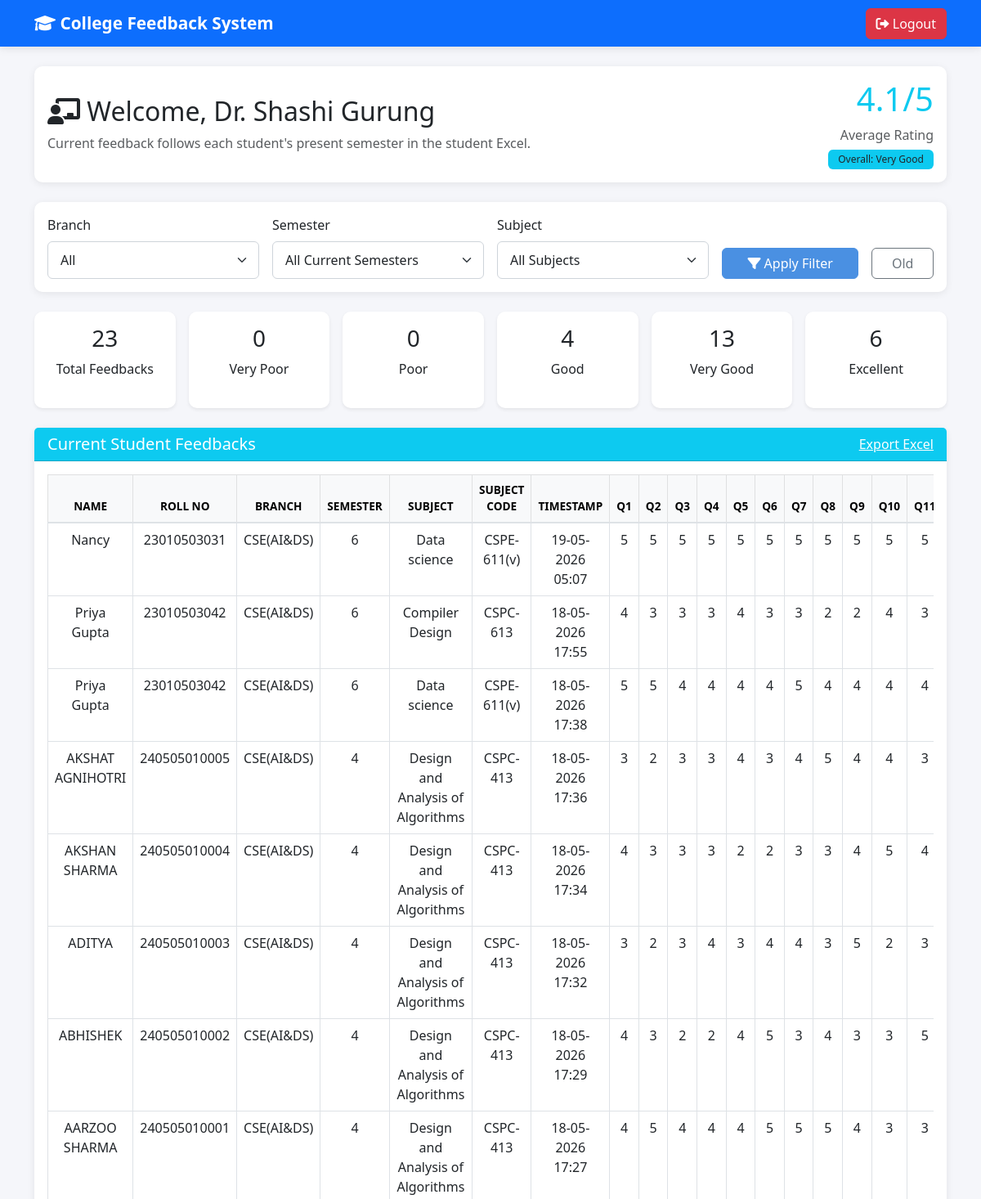
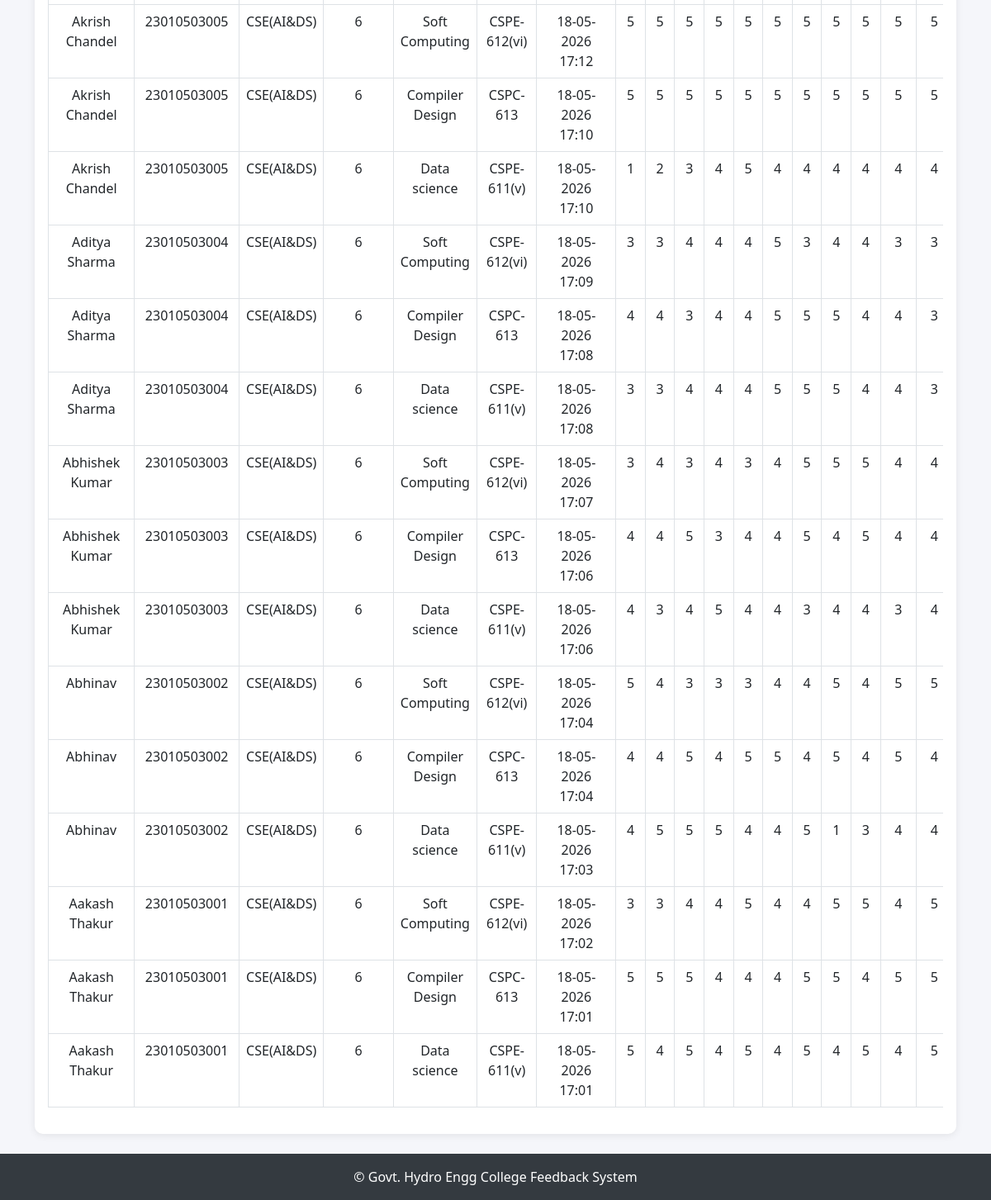
Page /teacher (signed in) on the committed database (2 pictures, top to bottom).
### models.py (models this page shows, shortened)
class User(db.Model, UserMixin):
    __tablename__ = 'users'
    id = db.Column(db.Integer, primary_key=True)
    username = db.Column(db.String(80), unique=True, nullable=False)
    password = db.Column(db.String(200), nullable=False)
    plain_password = db.Column(db.String(200))
    email = db.Column(db.String(120), nullable=False)
    role = db.Column(db.String(20), nullable=False)  # student, teacher, admin
    sub_role = db.Column(db.String(20), nullable=True)  # superadmin / branchadmin
    name = db.Column(db.String(100), nullable=False)
    branch = db.Column(db.String(50))  # CSE-AI&DS, Civil, Electrical
    semester = db.Column(db.Integer, default=1)
    imported_file_id = db.Column(db.Integer, db.ForeignKey('uploaded_file.id'))
    academic_year = db.Column(db.String(20))
    roll_number = db.Column(db.String(20))
    subject = db.Column(db.String(100))
    created_at = db.Column(db.DateTime, default=datetime.utcnow)
    feedbacks_given = db.relationship('Feedback',
                                      foreign_keys='Feedback.student_id',
                                      backref='student_user',
                                      lazy=True)
    feedbacks_received = db.relationship('Feedback',
                                         foreign_keys='Feedback.teacher_id',
                                         backref='teacher_user',
                                         lazy=True)
    uploaded_file = db.relationship('UploadedFile',
                                    foreign_keys='UploadedFile.uploaded_by',
                                     backref='uploader',
                                    lazy=True)

class Feedback(db.Model):
    __tablename__ = 'feedbacks'
    id = db.Column(db.Integer, primary_key=True)
    student_id = db.Column(db.Integer, db.ForeignKey('users.id'), nullable=False)
    teacher_id = db.Column(db.Integer, db.ForeignKey('users.id'), nullable=False)
    subject = db.Column(db.String(100))
    q1 = db.Column(db.Integer, nullable=False)
    q2 = db.Column(db.Integer, nullable=False)
    q3 = db.Column(db.Integer, nullable=False)
    q4 = db.Column(db.Integer, nullable=False)
    q5 = db.Column(db.Integer, nullable=False)
    q6 = db.Column(db.Integer, nullable=False)
    q7 = db.Column(db.Integer, nullable=False)
    q8 = db.Column(db.Integer, nullable=False)
    q9 = db.Column(db.Integer, nullable=False)
    q10 = db.Column(db.Integer, nullable=False)
    q11 = db.Column(db.Integer, nullable=False)
    q12 = db.Column(db.Integer, nullable=False)
    total = db.Column(db.Integer, nullable=False)
    semester = db.Column(db.Integer, nullable=False)
    academic_year = db.Column(db.String(20), nullable=False)
    created_at = db.Column(db.DateTime, default=datetime.utcnow)
    hidden_from_admin_previous = db.Column(db.Boolean, default=False)
    hidden_from_teacher_old = db.Column(db.Boolean, default=False)
    __table_args__ = (
    db.UniqueConstraint('student_id', 'teacher_id', 'subject', 'semester', name='unique_feedback'),
)
    student = db.relationship('User', foreign_keys=[student_id], backref='student_feedbacks')
    teacher = db.relationship('User', foreign_keys=[teacher_id], backref='teacher_feedbacks')

### app.py (the view)
@app.route('/teacher')
@login_required
def teacher_dashboard():
    role = (getattr(current_user, 'role', None) or '').strip().lower()
    if role != 'teacher':
        return redirect(url_for('home'))
    selected_branch = request.args.get('branch', '')
    selected_semester = request.args.get('semester', '')
    selected_subject = request.args.get('subject', '')
    base_query = Feedback.query.join(User, Feedback.student_id == User.id).filter(
        Feedback.teacher_id == current_user.id,
        Feedback.semester == User.semester
    )
    semester_rows = base_query.with_entities(Feedback.semester).distinct().order_by(Feedback.semester).all()
    current_semesters = [row[0] for row in semester_rows]
    query = base_query
    if selected_branch:
        query = query.filter(User.branch == selected_branch)
    if selected_semester:
        query = query.filter(Feedback.semester == int(selected_semester))
    if selected_subject:
        query = query.filter(Feedback.subject == selected_subject)
    feedbacks = attach_subject_codes(query.order_by(Feedback.created_at.desc()).all())
    total = len(feedbacks)
    avg = sum((f.total / 12) for f in feedbacks) / total if total else 0
    excellent = sum(1 for f in feedbacks if (f.total / 12) >= 4.5)
    very_good = sum(1 for f in feedbacks if 3.5 <= (f.total / 12) < 4.5)
    good = sum(1 for f in feedbacks if 2.5 <= (f.total / 12) < 3.5)
    poor = sum(1 for f in feedbacks if 1.5 <= (f.total / 12) < 2.5)
    very_poor = sum(1 for f in feedbacks if (f.total / 12) < 1.5)
    teacher_subjects = TeacherSubject.query.filter_by(teacher_id=current_user.id).all()
    return render_template(
        'teacher/teacher_dashboard.html',
        feedbacks=feedbacks,
        total_feedbacks=total,
        average_rating=round(avg, 1),
        average_rating_label=rating_label(avg) if total else '-',
        excellent_count=excellent,
        very_good_count=very_good,
        good_count=good,
        poor_count=poor,
        very_poor_count=very_poor,
        branches=BRANCHES,
        teacher_subjects=teacher_subjects,
        selected_subject=selected_subject,
        selected_semester=selected_semester,
        current_semesters=current_semesters
    )

### app.py (called while the page is built)
@app.after_request
def add_no_cache_headers(response):
    if request.path.startswith('/student') or request.path.startswith('/feedback'):
        response.headers['Cache-Control'] = 'no-store, no-cache, must-revalidate, max-age=0'
        response.headers['Pragma'] = 'no-cache'
        response.headers['Expires'] = '0'
    return response

def attach_subject_codes(feedbacks):
    for f in feedbacks:
        f.average_rating = round(f.total / 12, 2)
        teacher_subject = TeacherSubject.query.filter(
            TeacherSubject.teacher_id == f.teacher_id,
            TeacherSubject.semester == f.semester,
            db.func.lower(db.func.trim(TeacherSubject.subject)) == (f.subject or '').strip().lower()
        ).first()
        f.subject_code = teacher_subject.subject_code if teacher_subject else find_subject_code(f.teacher_id, f.subject)
    return feedbacks

def rating_label(value):
    if value >= 4.5:
        return 'Excellent'
    if value >= 3.5:
        return 'Very Good'
    if value >= 2.5:
        return 'Good'
    if value >= 1.5:
        return 'Poor'
    return 'Very Poor'

@login_manager.user_loader
def load_user(user_id):
    return db.session.get(User, int(user_id))

### templates/teacher/teacher_dashboard.html (shortened to what this page needs)
{% extends "base.html" %}
{% block content %}
<div class="card mb-4 border-info">
    <div class="card-body">
        <div class="d-flex justify-content-between align-items-center flex-wrap gap-2">
            <div>
                <h2><i class="fas fa-chalkboard-teacher"></i> Welcome, {{ current_user.username }}</h2>
                <p class="text-muted mb-0">Current feedback follows each student's present semester in the student Excel.</p>
            </div>
            <div class="text-end">
                <h1 class="text-info">{{ average_rating }}/5</h1>
                <p class="text-muted mb-1">Average Rating</p>
                <span class="badge bg-info text-dark">Overall: {{ average_rating_label }}</span>
            </div>
        </div>
    </div>
</div>
<div class="card mb-4">
    <div class="card-body">
        <form method="GET">
            <div class="row g-3">
                <div class="col-md-3">
                    <label class="form-label">Branch</label>
                    <select name="branch" class="form-select">
                        <option value="">All</option>
                    </select>
                </div>
                <div class="col-md-3">
                    <label class="form-label">Semester</label>
                    <select name="semester" class="form-select">
                        <option value="">All Current Semesters</option>
                    </select>
                </div>
                <div class="col-md-3">
                    <label class="form-label">Subject</label>
                    <select name="subject" class="form-select">
                        <option value="">All Subjects</option>
                    </select>
                </div>
                <div class="col-md-2 d-flex align-items-end">
                    <button class="btn btn-primary w-100"><i class="fas fa-filter"></i> Apply Filter</button>
                </div>
                <div class="col-md-1 d-flex align-items-end">
                    <a class="btn btn-outline-secondary w-100" href="{{ url_for('teacher_old_feedbacks') }}">Old</a>
                </div>
            </div>
        </form>
    </div>
</div>
<div class="row g-3 mb-4">
    <div class="col-md-2 col-sm-4 col-6"><div class="card text-center shadow-sm h-100"><div class="card-body"><h3>{{ total_feedbacks }}</h3><p class="mb-0">Total Feedbacks</p></div></div></div>
    <div class="col-md-2 col-sm-4 col-6"><div class="card text-center shadow-sm h-100"><div class="card-body"><h3>{{ very_poor_count }}</h3><p class="mb-0">Very Poor</p></div></div></div>
    <div class="col-md-2 col-sm-4 col-6"><div class="card text-center shadow-sm h-100"><div class="card-body"><h3>{{ poor_count }}</h3><p class="mb-0">Poor</p></div></div></div>
    <div class="col-md-2 col-sm-4 col-6"><div class="card text-center shadow-sm h-100"><div class="card-body"><h3>{{ good_count }}</h3><p class="mb-0">Good</p></div></div></div>
    <div class="col-md-2 col-sm-4 col-6"><div class="card text-center shadow-sm h-100"><div class="card-body"><h3>{{ very_good_count }}</h3><p class="mb-0">Very Good</p></div></div></div>
    <div class="col-md-2 col-sm-4 col-6"><div class="card text-center shadow-sm h-100"><div class="card-body"><h3>{{ excellent_count }}</h3><p class="mb-0">Excellent</p></div></div></div>
</div>
<div class="card">
    <div class="card-header bg-info text-white d-flex justify-content-between align-items-center">
        <h5 class="mb-0">Current Student Feedbacks</h5>
        <a class="text-white" href="{{ url_for('export_teacher_feedback', branch=request.args.get('branch'), semester=request.args.get('semester'), subject=request.args.get('subject')) }}">Export Excel</a>
    </div>
    <div class="card-body">
        {% if feedbacks %}
        <div class="table-responsive">
            <table class="table table-bordered table-hover text-center">
                <thead class="table-light">
                    <tr>
                        <th>Name</th><th>Roll No</th><th>Branch</th><th>Semester</th><th>Subject</th><th>Subject Code</th><th>Timestamp</th>
                        <th>Q1</th><th>Q2</th><th>Q3</th><th>Q4</th><th>Q5</th><th>Q6</th><th>Q7</th><th>Q8</th><th>Q9</th><th>Q10</th><th>Q11</th><th>Q12</th><th>Total</th><th>Average</th>
                    </tr>
                </thead>
                <tbody>
                    {% for f in feedbacks %}
                    <tr>
                        <td>{{ f.student.name }}</td>
                        <td>{{ f.student.roll_number }}</td>
                        <td>{{ f.student.branch }}</td>
                        <td>{{ f.semester }}</td>
                        <td>{{ f.subject }}</td>
                        <td>{{ f.subject_code }}</td>
                        <td>{{ f.created_at.strftime('%d-%m-%Y %H:%M') }}</td>
                        <td>{{ f.q1 }}</td><td>{{ f.q2 }}</td><td>{{ f.q3 }}</td><td>{{ f.q4 }}</td><td>{{ f.q5 }}</td><td>{{ f.q6 }}</td><td>{{ f.q7 }}</td><td>{{ f.q8 }}</td><td>{{ f.q9 }}</td><td>{{ f.q10 }}</td><td>{{ f.q11 }}</td><td>{{ f.q12 }}</td>
                    </tr>
                    {% endfor %}
                </tbody>
            </table>
        </div>
        {% else %}
        <p class="text-center text-muted">No current feedback received yet.</p>
        {% endif %}
    </div>
</div>
{% endblock %}

### templates/base.html (shortened to what this page needs)
<!DOCTYPE html>
<html lang="en">
<head>
    <link href="https://cdn.jsdelivr.net/npm/bootstrap@5.3.0/dist/css/bootstrap.min.css" rel="stylesheet">
    <link rel="stylesheet" href="https://cdnjs.cloudflare.com/ajax/libs/font-awesome/6.0.0/css/all.min.css">
    <link rel="stylesheet" href="{{ url_for('static', filename='css/style.css') }}">
</head>
<body>
    <nav class="navbar navbar-expand-lg navbar-dark bg-primary">
        <div class="container">
            <a class="navbar-brand" href="/">
                <i class="fas fa-graduation-cap"></i> College Feedback System
            </a>
            <div class="navbar-nav ms-auto">
                {% if current_user.is_authenticated %}
                    <a href="{{ url_for('logout') }}" class="btn btn-danger">
            <i class="fas fa-sign-out-alt"></i>
            Logout
        </a>
                {% endif %}
            </div>
        </div>
    </nav>
    <main class="container my-4">
        {% block content %}{% endblock %}
    </main>
    <footer class="text-center py-3">
        <p class="mb-0">&copy; Govt. Hydro Engg College Feedback System</p>
    </footer>
</body>
</html>

### static/css/style.css (style rules this page uses)
:root { --primary-color: #4a90e2; --secondary-color: #764ba2; --success-color: #28a745; --danger-color: #dc3545; --warning-color: #ffc107; --info-color: #17a2b8; }
body { font-family: 'Segoe UI', Tahoma, Geneva, Verdana, sans-serif; background-color: #f5f6fa; min-height: 100vh; }
.navbar { box-shadow: 0 2px 10px rgba(0, 0, 0, 0.1); }
.navbar-brand { font-weight: 700; font-size: 1.3rem; }
.card { border: none; border-radius: 10px; box-shadow: 0 2px 10px rgba(0, 0, 0, 0.08); margin-bottom: 20px; transition: transform 0.2s; }
.btn { border-radius: 6px; font-weight: 500; transition: all 0.3s; }
.btn-primary { background-color: var(--primary-color); border-color: var(--primary-color); }
.table { background-color: white; }
.table thead th { background-color: #f8f9fa; border-bottom: 2px solid #dee2e6; font-weight: 600; text-transform: uppercase; font-size: 0.85rem; }
.form-control, .form-select { border-radius: 6px; border: 1px solid #ced4da; padding: 10px 15px; }
.badge { padding: 6px 12px; font-weight: 500; }
footer { background-color: #343a40; color: white; padding: 20px 0; margin-top: auto; }
.card { animation: fadeIn 0.3s ease-in-out; }

### rows in the picture
User: username "Dr. Shashi Gurung"
Feedback: student.name "Nancy", student.roll_number "23010503031", student.branch "CSE(AI&DS)", semester "6", subject "Data science", subject_code "CSPE-611(v)", created_at "19-05-2026 05:07", q1 "5", q2 "5", q3 "5", q4 "5", q5 "5", q6 "5", q7 "5", q8 "5", q9 "5", q10 "5", q11 "5"
Feedback: student.name "Priya Gupta", student.roll_number "23010503042", student.branch "CSE(AI&DS)", semester "6", subject "Compiler Design", subject_code "CSPC-613", created_at "18-05-2026 17:55", q1 "4", q2 "3", q3 "3", q4 "3", q5 "4", q6 "3", q7 "3", q8 "2", q9 "2", q10 "4", q11 "3"
Feedback: student.name "Priya Gupta", student.roll_number "23010503042", student.branch "CSE(AI&DS)", semester "6", subject "Data science", subject_code "CSPE-611(v)", created_at "18-05-2026 17:38", q1 "5", q2 "5", q3 "4", q4 "4", q5 "4", q6 "4", q7 "5", q8 "4", q9 "4", q10 "4", q11 "4"
Feedback: student.name "AKSHAT AGNIHOTRI", student.roll_number "240505010005", student.branch "CSE(AI&DS)", semester "4", subject "Design and Analysis of Algorithms", subject_code "CSPC-413", created_at "18-05-2026 17:36", q1 "3", q2 "2", q3 "3", q4 "3", q5 "4", q6 "3", q7 "4", q8 "5", q9 "4", q10 "4", q11 "3"
Feedback: student.name "AKSHAN SHARMA", student.roll_number "240505010004", student.branch "CSE(AI&DS)", semester "4", subject "Design and Analysis of Algorithms", subject_code "CSPC-413", created_at "18-05-2026 17:34", q1 "4", q2 "3", q3 "3", q4 "3", q5 "2", q6 "2", q7 "3", q8 "3", q9 "4", q10 "5", q11 "4"
Feedback: student.name "ADITYA", student.roll_number "240505010003", student.branch "CSE(AI&DS)", semester "4", subject "Design and Analysis of Algorithms", subject_code "CSPC-413", created_at "18-05-2026 17:32", q1 "3", q2 "2", q3 "3", q4 "4", q5 "3", q6 "4", q7 "4", q8 "3", q9 "5", q10 "2", q11 "3"
Feedback: student.name "ABHISHEK", student.roll_number "240505010002", student.branch "CSE(AI&DS)", semester "4", subject "Design and Analysis of Algorithms", subject_code "CSPC-413", created_at "18-05-2026 17:29", q1 "4", q2 "3", q3 "2", q4 "2", q5 "4", q6 "5", q7 "3", q8 "4", q9 "3", q10 "3", q11 "5"
Feedback: student.name "AARZOO SHARMA", student.roll_number "240505010001", student.branch "CSE(AI&DS)", semester "4", subject "Design and Analysis of Algorithms", subject_code "CSPC-413", created_at "18-05-2026 17:27", q1 "4", q2 "5", q3 "4", q4 "4", q5 "4", q6 "5", q7 "5", q8 "5", q9 "4", q10 "3", q11 "3"
Feedback: student.name "Akrish Chandel", student.roll_number "23010503005", student.branch "CSE(AI&DS)", semester "6", subject "Soft Computing", subject_code "CSPE-612(vi)", created_at "18-05-2026 17:12", q1 "5", q2 "5", q3 "5", q4 "5", q5 "5", q6 "5", q7 "5", q8 "5", q9 "5", q10 "5", q11 "5"
Feedback: student.name "Akrish Chandel", student.roll_number "23010503005", student.branch "CSE(AI&DS)", semester "6", subject "Compiler Design", subject_code "CSPC-613", created_at "18-05-2026 17:10", q1 "5", q2 "5", q3 "5", q4 "5", q5 "5", q6 "5", q7 "5", q8 "5", q9 "5", q10 "5", q11 "5"
Feedback: student.name "Akrish Chandel", student.roll_number "23010503005", student.branch "CSE(AI&DS)", semester "6", subject "Data science", subject_code "CSPE-611(v)", created_at "18-05-2026 17:10", q1 "1", q2 "2", q3 "3", q4 "4", q5 "5", q6 "4", q7 "4", q8 "4", q9 "4", q10 "4", q11 "4"
Feedback: student.name "Aditya Sharma", student.roll_number "23010503004", student.branch "CSE(AI&DS)", semester "6", subject "Soft Computing", subject_code "CSPE-612(vi)", created_at "18-05-2026 17:09", q1 "3", q2 "3", q3 "4", q4 "4", q5 "4", q6 "5", q7 "3", q8 "4", q9 "4", q10 "3", q11 "3"
Feedback: student.name "Aditya Sharma", student.roll_number "23010503004", student.branch "CSE(AI&DS)", semester "6", subject "Compiler Design", subject_code "CSPC-613", created_at "18-05-2026 17:08", q1 "4", q2 "4", q3 "3", q4 "4", q5 "4", q6 "5", q7 "5", q8 "5", q9 "4", q10 "4", q11 "3"
Feedback: student.name "Aditya Sharma", student.roll_number "23010503004", student.branch "CSE(AI&DS)", semester "6", subject "Data science", subject_code "CSPE-611(v)", created_at "18-05-2026 17:08", q1 "3", q2 "3", q3 "4", q4 "4", q5 "4", q6 "5", q7 "5", q8 "5", q9 "4", q10 "4", q11 "3"
Feedback: student.name "Abhishek Kumar", student.roll_number "23010503003", student.branch "CSE(AI&DS)", semester "6", subject "Soft Computing", subject_code "CSPE-612(vi)", created_at "18-05-2026 17:07", q1 "3", q2 "4", q3 "3", q4 "4", q5 "3", q6 "4", q7 "5", q8 "5", q9 "5", q10 "4", q11 "4"
Feedback: student.name "Abhishek Kumar", student.roll_number "23010503003", student.branch "CSE(AI&DS)", semester "6", subject "Compiler Design", subject_code "CSPC-613", created_at "18-05-2026 17:06", q1 "4", q2 "4", q3 "5", q4 "3", q5 "4", q6 "4", q7 "5", q8 "4", q9 "5", q10 "4", q11 "4"
Feedback: student.name "Abhishek Kumar", student.roll_number "23010503003", student.branch "CSE(AI&DS)", semester "6", subject "Data science", subject_code "CSPE-611(v)", created_at "18-05-2026 17:06", q1 "4", q2 "3", q3 "4", q4 "5", q5 "4", q6 "4", q7 "3", q8 "4", q9 "4", q10 "3", q11 "4"
Feedback: student.name "Abhinav", student.roll_number "23010503002", student.branch "CSE(AI&DS)", semester "6", subject "Soft Computing", subject_code "CSPE-612(vi)", created_at "18-05-2026 17:04", q1 "5", q2 "4", q3 "3", q4 "3", q5 "3", q6 "4", q7 "4", q8 "5", q9 "4", q10 "5", q11 "5"
Feedback: student.name "Abhinav", student.roll_number "23010503002", student.branch "CSE(AI&DS)", semester "6", subject "Compiler Design", subject_code "CSPC-613", created_at "18-05-2026 17:04", q1 "4", q2 "4", q3 "5", q4 "4", q5 "5", q6 "5", q7 "4", q8 "5", q9 "4", q10 "5", q11 "4"
Feedback: student.name "Abhinav", student.roll_number "23010503002", student.branch "CSE(AI&DS)", semester "6", subject "Data science", subject_code "CSPE-611(v)", created_at "18-05-2026 17:03", q1 "4", q2 "5", q3 "5", q4 "5", q5 "4", q6 "4", q7 "5", q8 "1", q9 "3", q10 "4", q11 "4"
Feedback: student.name "Aakash Thakur", student.roll_number "23010503001", student.branch "CSE(AI&DS)", semester "6", subject "Soft Computing", subject_code "CSPE-612(vi)", created_at "18-05-2026 17:02", q1 "3", q2 "3", q3 "4", q4 "4", q5 "5", q6 "4", q7 "4", q8 "5", q9 "5", q10 "4", q11 "5"
Feedback: student.name "Aakash Thakur", student.roll_number "23010503001", student.branch "CSE(AI&DS)", semester "6", subject "Compiler Design", subject_code "CSPC-613", created_at "18-05-2026 17:01", q1 "5", q2 "5", q3 "5", q4 "4", q5 "4", q6 "4", q7 "5", q8 "5", q9 "4", q10 "5", q11 "5"
Feedback: student.name "Aakash Thakur", student.roll_number "23010503001", student.branch "CSE(AI&DS)", semester "6", subject "Data science", subject_code "CSPE-611(v)", created_at "18-05-2026 17:01", q1 "5", q2 "4", q3 "5", q4 "4", q5 "5", q6 "4", q7 "5", q8 "4", q9 "5", q10 "4", q11 "5"

### other values in the picture
{{ average_rating }} "4.1"
{{ average_rating_label }} "Very Good"
{{ total_feedbacks }} "23"
{{ very_poor_count }} "0"
{{ poor_count }} "0"
{{ good_count }} "4"
{{ very_good_count }} "13"
{{ excellent_count }} "6"
